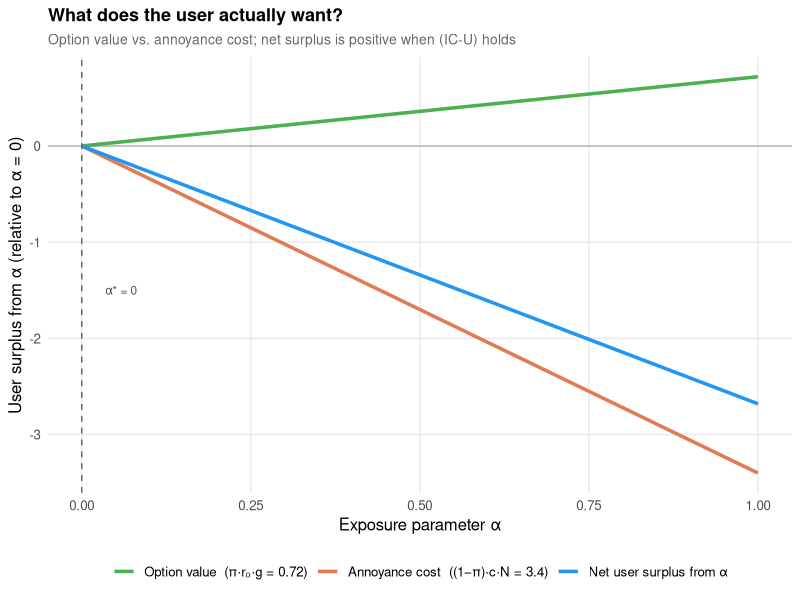
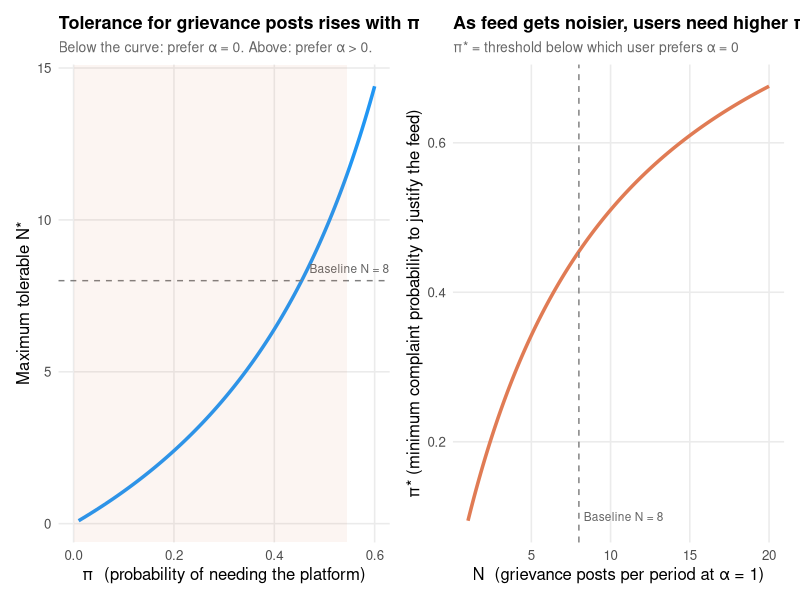

These figures' R source, in order:
## ---- chunk 1
#| label: setup
#| include: false
library(tidyverse)

theme_blog <- function() {
  theme_minimal(base_size = 12) +
    theme(
      plot.title       = element_text(face = "bold", size = 13),
      plot.subtitle    = element_text(colour = "grey40", size = 10),
      legend.position  = "bottom",
      panel.grid.minor = element_blank()
    )
}

# --- baseline parameters ---
pi_val  <- 0.15   # 15 % chance of becoming a complainer in any given period
r0_val  <- 0.80   # resolution probability per unit alpha
g_val   <- 6      # grievance resolution value
c_val   <- 0.5    # annoyance cost per grievance post
N_val   <- 8      # expected grievance posts per period at alpha = 1
b_val   <- 3      # value of useful content (constant in alpha)
N_U     <- 1000
kappa   <- 400

A_val        <- pi_val * r0_val * g_val - (1 - pi_val) * c_val * N_val
alpha_star   <- max(0, min(1, N_U * A_val / (2 * kappa)))
## ---- chunk 2
#| label: fig-user-payoff
#| fig-cap: "The user's alpha-dependent surplus (equation 2, net of b). The option value of future complaint resolution (slope π·r₀·g) is the upward pull; current annoyance cost (slope (1−π)·c·N) is the downward pull. At baseline parameters the option value wins narrowly and the user prefers α > 0. The dashed vertical marks LinkedIn's unconstrained optimum."
#| fig-height: 4

tibble(alpha = seq(0, 1, by = 0.005)) |>
  mutate(
    option_value   =  pi_val * r0_val * g_val * alpha,
    annoyance_cost = -(1 - pi_val) * c_val * N_val * alpha,
    net            =  option_value + annoyance_cost
  ) |>
  pivot_longer(-alpha, names_to = "Component", values_to = "Value") |>
  mutate(Component = factor(Component,
    levels = c("option_value", "annoyance_cost", "net"),
    labels = c(
      paste0("Option value  (π·r₀·g = ", round(pi_val * r0_val * g_val, 2), ")"),
      paste0("Annoyance cost  ((1−π)·c·N = ", round((1-pi_val)*c_val*N_val, 2), ")"),
      "Net user surplus from α"
    )
  )) |>
  ggplot(aes(alpha, Value, colour = Component)) +
  geom_hline(yintercept = 0, colour = "grey70", linewidth = 0.5) +
  geom_line(linewidth = 1.2) +
  geom_vline(xintercept = alpha_star, linetype = "dashed", colour = "grey40") +
  annotate("label",
    x = alpha_star + 0.03, y = -1.5,
    label = paste0("α* = ", round(alpha_star, 2)),
    hjust = 0, size = 3, fill = "white", label.size = 0, colour = "grey30") +
  scale_colour_manual(values = c("#4CAF50", "#E07B54", "#2196F3")) +
  labs(
    title    = "What does the user actually want?",
    subtitle = "Option value vs. annoyance cost; net surplus is positive when (IC-U) holds",
    x        = "Exposure parameter α",
    y        = "User surplus from α (relative to α = 0)",
    colour   = NULL
  ) +
  theme_blog()
## ---- chunk 3
#| label: fig-ic-threshold
#| fig-cap: "Regions where (IC-U) holds and where it fails. Left panel: as π rises (user more likely to need the platform's enforcement), they tolerate higher N before preferring α = 0. Right panel: as N rises, the threshold π* rises — users need to expect complaints more often to justify the noisier feed."
#| fig-height: 4

# threshold N* as a function of pi
df_threshold <- tibble(pi = seq(0.01, 0.6, by = 0.005)) |>
  mutate(N_star = pi * r0_val * g_val / ((1 - pi) * c_val))

p1 <- ggplot(df_threshold, aes(pi, N_star)) +
  geom_line(linewidth = 1.2, colour = "#2196F3") +
  geom_hline(yintercept = N_val, linetype = "dashed", colour = "grey50") +
  annotate("text", x = 0.55, y = N_val + 0.4,
    label = paste0("Baseline N = ", N_val), colour = "grey40", size = 3) +
  annotate("rect",
    xmin = 0, xmax = (1 - 1/(1 + r0_val * g_val / (c_val * N_val))),
    ymin = -Inf, ymax = Inf, fill = "#E07B54", alpha = 0.07) +
  labs(
    title    = "Tolerance for grievance posts rises with π",
    subtitle = "Below the curve: prefer α = 0. Above: prefer α > 0.",
    x        = "π  (probability of needing the platform)",
    y        = "Maximum tolerable N*"
  ) +
  theme_blog()

# threshold pi* as a function of N
df_pi_thresh <- tibble(N = seq(1, 20, by = 0.1)) |>
  mutate(pi_star = c_val * N / (r0_val * g_val + c_val * N))

p2 <- ggplot(df_pi_thresh, aes(N, pi_star)) +
  geom_line(linewidth = 1.2, colour = "#E07B54") +
  geom_vline(xintercept = N_val, linetype = "dashed", colour = "grey50") +
  annotate("text", x = N_val + 0.3, y = 0.1,
    label = paste0("Baseline N = ", N_val), colour = "grey40", size = 3, hjust = 0) +
  labs(
    title    = "As feed gets noisier, users need higher π to stay",
    subtitle = "π* = threshold below which user prefers α = 0",
    x        = "N  (grievance posts per period at α = 1)",
    y        = "π* (minimum complaint probability to justify the feed)"
  ) +
  theme_blog()

library(patchwork)
p1 + p2
